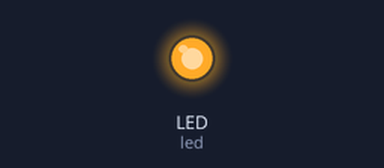
This program was run on a simulated CircuitPython board. Shown: output pins drawn as LEDs (lit = HIGH). What the program prints to the serial console is not drawn. At 15.0 s the program ends and the board releases its pins; the recording ends there.

Above: at 0.05 s.
Timing chart, 0 to 4.6 s (numbered marks = the images above):
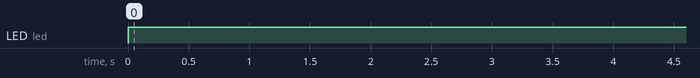

The program:

LED_blink.py
```python
import digitalio
import board
import time

led = digitalio.DigitalInOut(board.LED)
led.direction = digitalio.Direction.OUTPUT
led.value = True
print("The LED is now on!")
time.sleep(5)
led.value = False
time.sleep(1)
led.value = True
time.sleep(1)
led.value = False
time.sleep(1)
led.value = True
time.sleep(1)
led.value = False
time.sleep(1)
led.value = True
time.sleep(1)
led.value = False
time.sleep(1)
led.value = True
time.sleep(1)
led.value = False
time.sleep(1)
led.value = True
time.sleep(1)
```

Measured:
- by itself, LED (led): repeats every 2.0 s: LOW 1.0 s, HIGH 1.0 s
